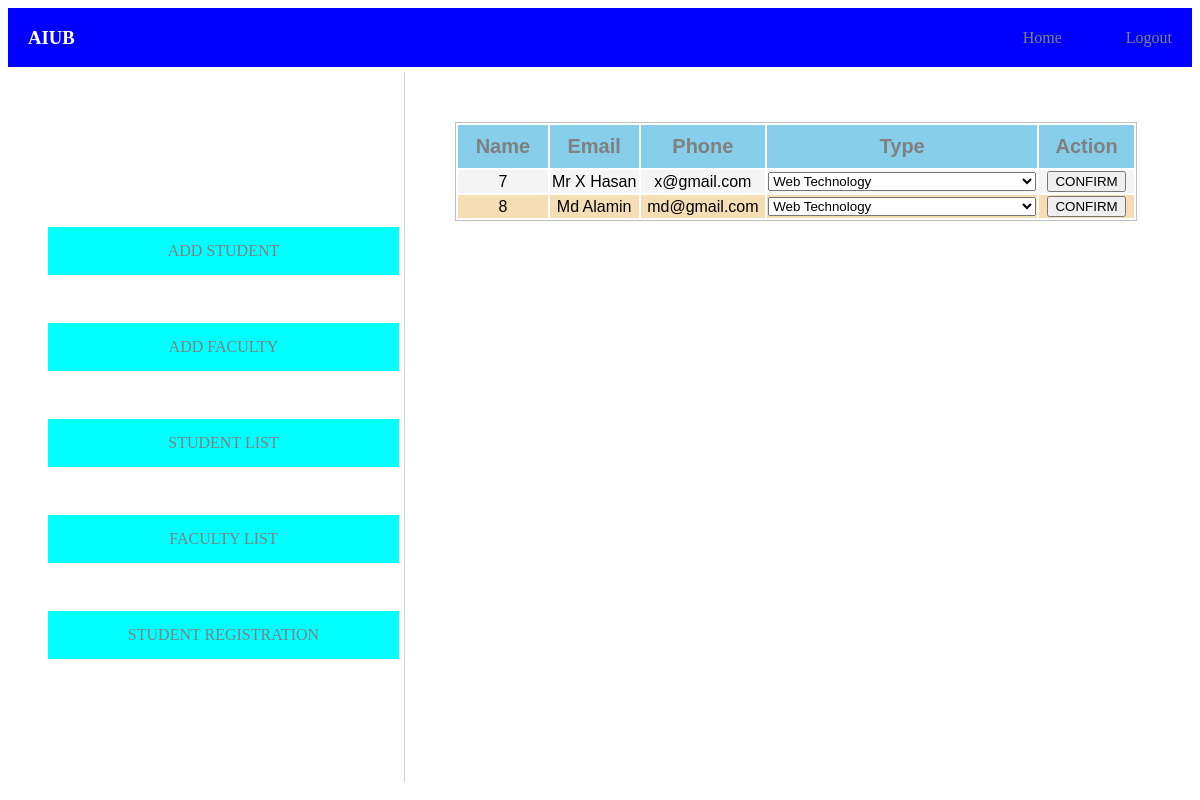
Screenshot of /Resources/view/Admin/studentRegistration.php (signed in) with the database file from the repository.
### tables this page shows
CREATE TABLE `user` (
  `id` int(11) NOT NULL,
  `name` varchar(100) NOT NULL,
  `fname` varchar(100) NOT NULL,
  `mname` varchar(100) NOT NULL,
  `address` varchar(100) NOT NULL,
  `email` varchar(50) NOT NULL,
  `phone` varchar(11) NOT NULL,
  `password` varchar(100) NOT NULL,
  `type` varchar(100) NOT NULL
);

### Resources/view/Admin/studentRegistration.php (the view, shortened to what this page needs)
<?php
$conn=getConnection();
$sql="select * from user where type='student'";
$result= mysqli_query($conn, $sql);
 if(isset($_SESSION['flag']))
{
?>
<!DOCTYPE html>
<html lang="en">
<head>
    <link rel="stylesheet" href="/University-Management/Resources/css/Admin/studentList.css">
</head>
<body>
    <div class="container">
        <div class="top-nav">
            <div class="left">
                <h3>AIUB</h3>
            </div>
            <div class="right">
                <ul>
                    <li><a href="/University-Management/Resources/view/Admin/Dashboard.php">Home</a> </li>
                    <li><a href="../../../Controller/Public/logout.php">Logout</a></li>
                </ul>
            </div>
        </div>
        <div class="main-content">
            <div class="left-main">
                <ul>
                    <li><a href="/University-Management/Resources/view/Admin/addStudent.php">ADD STUDENT</a> </li>
                    <li><a href="/University-Management/Resources/view/Admin/addFaculty.php">ADD FACULTY</a> </li>
                    <li><a href="/University-Management/Resources/view/Admin/studentList.php">STUDENT LIST</a> </li>
                    <li><a href="/University-Management/Resources/view/Admin/facultyList.php">FACULTY LIST</a> </li>
                    <li><a href="/University-Management/Resources/view/Admin/studentRegistration.php">STUDENT REGISTRATION</a> </li>
                </ul>
            </div>
            <div class="right-main">
                <center>
                    <table>
                        <tr>
                            <th width="200px">Name</th>
                            <th width="200px">Email</th>
                            <th width="200px">Phone</th>
                            <th width="200px">Type</th>
                            <th>Action</th>
                        </tr>
                        <?php while($row=mysqli_fetch_array($result)){?>
                        <?php
                        $sql2="select * from course";
                        $course= mysqli_query($conn, $sql2);
                        ?>
                        <tr>
                            <td><span id="stu_id"><?php echo $row['id'];?></span></td>
                            <td><?php echo $row['name'];?></td>
                            <td><?php echo $row['email'];?></td>
                            <td>
                                <select name="course" id="course">
                                <?php while($c=mysqli_fetch_array($course)){?>
                                    <option value="<?php echo $c['id'];?>"><?php echo $c['course_name'];?></option>
                                    <?php } ?>
                                </select>
                            </td>
                            <td width="200px"><button id="courseReg">CONFIRM</button></td>
                        </tr>
                        <?php } ?>
                    </table>
                </center>
            </div>
        </div>
    </div>
</body>
</html>
<?php
}
else
{
    header('location:../Public/login.php');
}
?>

### Resources/css/Admin/studentList.css (style rules this page uses)
.top-nav { display: flex; justify-content: space-between; align-items: center; padding: 0 20px; background-color: blue; color: white; }
.top-nav>.right>ul { display: flex; gap: 4rem; list-style: none; }
.main-content { display: flex; height: 90vh; }
.main-content>.left-main { flex: 1; }
.main-content>.left-main>ul { display: flex; flex-direction: column; gap: 3rem; justify-content: center; height: 100%; list-style: none; }
.main-content>.left-main>ul>li { background-color: aqua; padding: 15px 30px; text-align: center; }
a { color: gray; text-decoration: none; }
.main-content>.right-main { flex: 2; display: flex; border-left: 1px solid lightgray; margin: 5px; }
table { margin: 50px; border: solid silver 1px; }
th { font-size: 20px; font-family: sans-serif; padding: 10px; background:skyblue; color: gray; }
tr:nth-child(even) { background: whitesmoke; }
td { font-family: sans-serif; text-align: center; }
tr:nth-child(odd) { background: wheat; }

### rows the page displays
user: id "7", name "Mr X Hasan", email "x@gmail.com"
user: id "8", name "Md Alamin", email "md@gmail.com"

### other values shown
form field course "Web Technology"
